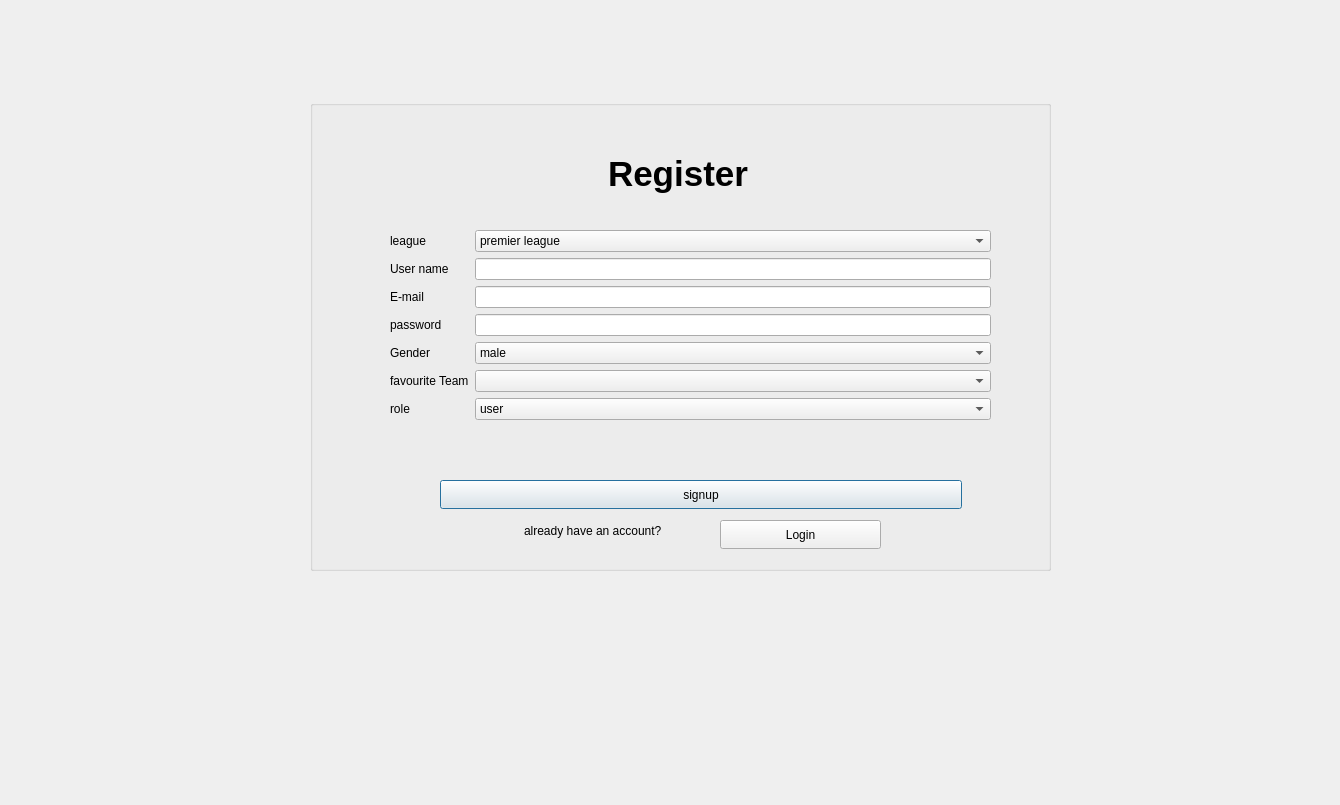
<?xml version="1.0" encoding="UTF-8"?>
<ui version="4.0">
 <class>Signup</class>
 <widget class="QDialog" name="Signup">
  <property name="enabled">
   <bool>true</bool>
  </property>
  <property name="geometry">
   <rect>
    <x>0</x>
    <y>0</y>
    <width>1340</width>
    <height>805</height>
   </rect>
  </property>
  <property name="sizePolicy">
   <sizepolicy hsizetype="Maximum" vsizetype="Ignored">
    <horstretch>0</horstretch>
    <verstretch>0</verstretch>
   </sizepolicy>
  </property>
  <property name="windowTitle">
   <string>Dialog</string>
  </property>
  <property name="styleSheet">
   <string notr="true">Signup{
	background-image: url(:/background/fantasy.png);
}
</string>
  </property>
  <widget class="QLabel" name="label">
   <property name="geometry">
    <rect>
     <x>530</x>
     <y>130</y>
     <width>231</width>
     <height>81</height>
    </rect>
   </property>
   <property name="text">
    <string/>
   </property>
  </widget>
  <widget class="QTextBrowser" name="textBrowser">
   <property name="geometry">
    <rect>
     <x>550</x>
     <y>150</y>
     <width>256</width>
     <height>71</height>
    </rect>
   </property>
   <property name="styleSheet">
    <string notr="true">
	background-color: rgba(0, 0, 0, 0);
border:none;
</string>
   </property>
   <property name="html">
    <string>&lt;!DOCTYPE HTML PUBLIC &quot;-//W3C//DTD HTML 4.0//EN&quot; &quot;http://www.w3.org/TR/REC-html40/strict.dtd&quot;&gt;
&lt;html&gt;&lt;head&gt;&lt;meta name=&quot;qrichtext&quot; content=&quot;1&quot; /&gt;&lt;meta charset=&quot;utf-8&quot; /&gt;&lt;style type=&quot;text/css&quot;&gt;
p, li { white-space: pre-wrap; }
hr { height: 1px; border-width: 0; }
li.unchecked::marker { content: &quot;\2610&quot;; }
li.checked::marker { content: &quot;\2612&quot;; }
&lt;/style&gt;&lt;/head&gt;&lt;body style=&quot; font-family:'Segoe UI'; font-size:9pt; font-weight:400; font-style:normal;&quot;&gt;
&lt;p align=&quot;center&quot; style=&quot; margin-top:0px; margin-bottom:0px; margin-left:0px; margin-right:0px; -qt-block-indent:0; text-indent:0px;&quot;&gt;&lt;span style=&quot; font-size:26pt; font-weight:700;&quot;&gt;Register&lt;/span&gt;&lt;/p&gt;&lt;/body&gt;&lt;/html&gt;</string>
   </property>
  </widget>
  <widget class="QGroupBox" name="groupBox">
   <property name="geometry">
    <rect>
     <x>310</x>
     <y>100</y>
     <width>741</width>
     <height>471</height>
    </rect>
   </property>
   <property name="styleSheet">
    <string notr="true">border-color: rgb(255, 255, 255);</string>
   </property>
   <property name="title">
    <string/>
   </property>
   <widget class="QPushButton" name="signupButton">
    <property name="enabled">
     <bool>true</bool>
    </property>
    <property name="geometry">
     <rect>
      <x>130</x>
      <y>380</y>
      <width>522</width>
      <height>29</height>
     </rect>
    </property>
    <property name="sizePolicy">
     <sizepolicy hsizetype="Expanding" vsizetype="Fixed">
      <horstretch>0</horstretch>
      <verstretch>0</verstretch>
     </sizepolicy>
    </property>
    <property name="minimumSize">
     <size>
      <width>122</width>
      <height>0</height>
     </size>
    </property>
    <property name="maximumSize">
     <size>
      <width>522</width>
      <height>16777215</height>
     </size>
    </property>
    <property name="text">
     <string>signup</string>
    </property>
   </widget>
   <widget class="QTextBrowser" name="textBrowser_2">
    <property name="geometry">
     <rect>
      <x>210</x>
      <y>420</y>
      <width>181</width>
      <height>31</height>
     </rect>
    </property>
    <property name="styleSheet">
     <string notr="true">
	background-color: rgba(0, 0, 0, 0);
border:none;
</string>
    </property>
    <property name="html">
     <string>&lt;!DOCTYPE HTML PUBLIC &quot;-//W3C//DTD HTML 4.0//EN&quot; &quot;http://www.w3.org/TR/REC-html40/strict.dtd&quot;&gt;
&lt;html&gt;&lt;head&gt;&lt;meta name=&quot;qrichtext&quot; content=&quot;1&quot; /&gt;&lt;meta charset=&quot;utf-8&quot; /&gt;&lt;style type=&quot;text/css&quot;&gt;
p, li { white-space: pre-wrap; }
hr { height: 1px; border-width: 0; }
li.unchecked::marker { content: &quot;\2610&quot;; }
li.checked::marker { content: &quot;\2612&quot;; }
&lt;/style&gt;&lt;/head&gt;&lt;body style=&quot; font-family:'Segoe UI'; font-size:9pt; font-weight:400; font-style:normal;&quot;&gt;
&lt;p style=&quot; margin-top:0px; margin-bottom:0px; margin-left:0px; margin-right:0px; -qt-block-indent:0; text-indent:0px;&quot;&gt;already have an account?&lt;/p&gt;&lt;/body&gt;&lt;/html&gt;</string>
    </property>
   </widget>
   <widget class="QPushButton" name="loginPage">
    <property name="geometry">
     <rect>
      <x>410</x>
      <y>420</y>
      <width>161</width>
      <height>29</height>
     </rect>
    </property>
    <property name="text">
     <string>Login</string>
    </property>
   </widget>
   <widget class="QWidget" name="formLayoutWidget">
    <property name="geometry">
     <rect>
      <x>80</x>
      <y>130</y>
      <width>601</width>
      <height>241</height>
     </rect>
    </property>
    <layout class="QFormLayout" name="formLayout">
     <property name="labelAlignment">
      <set>Qt::AlignLeading|Qt::AlignLeft|Qt::AlignVCenter</set>
     </property>
     <property name="formAlignment">
      <set>Qt::AlignLeading|Qt::AlignLeft|Qt::AlignTop</set>
     </property>
     <item row="0" column="0">
      <widget class="QLabel" name="leagueLabel">
       <property name="text">
        <string>league</string>
       </property>
      </widget>
     </item>
     <item row="0" column="1">
      <widget class="QComboBox" name="leagueComboBox">
       <item>
        <property name="text">
         <string>premier league</string>
        </property>
       </item>
       <item>
        <property name="text">
         <string>La liga</string>
        </property>
       </item>
       <item>
        <property name="text">
         <string>Seria A</string>
        </property>
       </item>
      </widget>
     </item>
     <item row="1" column="0">
      <widget class="QLabel" name="userNameLabel">
       <property name="text">
        <string>User name</string>
       </property>
      </widget>
     </item>
     <item row="1" column="1">
      <widget class="QLineEdit" name="userNameLineEdit"/>
     </item>
     <item row="2" column="0">
      <widget class="QLabel" name="eMailLabel">
       <property name="text">
        <string>E-mail</string>
       </property>
      </widget>
     </item>
     <item row="2" column="1">
      <widget class="QLineEdit" name="eMailLineEdit"/>
     </item>
     <item row="3" column="0">
      <widget class="QLabel" name="passwordLabel">
       <property name="text">
        <string>password</string>
       </property>
      </widget>
     </item>
     <item row="3" column="1">
      <widget class="QLineEdit" name="passwordLineEdit"/>
     </item>
     <item row="4" column="0">
      <widget class="QLabel" name="genderLabel">
       <property name="text">
        <string>Gender</string>
       </property>
      </widget>
     </item>
     <item row="4" column="1">
      <widget class="QComboBox" name="genderComboBox">
       <item>
        <property name="text">
         <string>male</string>
        </property>
       </item>
       <item>
        <property name="text">
         <string>female</string>
        </property>
       </item>
      </widget>
     </item>
     <item row="5" column="0">
      <widget class="QLabel" name="favouriteTeamLabel">
       <property name="text">
        <string>favourite Team</string>
       </property>
      </widget>
     </item>
     <item row="5" column="1">
      <widget class="QComboBox" name="favouriteTeamComboBox"/>
     </item>
     <item row="6" column="0">
      <widget class="QLabel" name="roleLabel">
       <property name="text">
        <string>role</string>
       </property>
      </widget>
     </item>
     <item row="6" column="1">
      <widget class="QComboBox" name="roleComboBox">
       <item>
        <property name="text">
         <string>user</string>
        </property>
       </item>
       <item>
        <property name="text">
         <string>admin</string>
        </property>
       </item>
      </widget>
     </item>
    </layout>
   </widget>
  </widget>
  <zorder>groupBox</zorder>
  <zorder>label</zorder>
  <zorder>textBrowser</zorder>
 </widget>
 <resources/>
 <connections/>
</ui>
